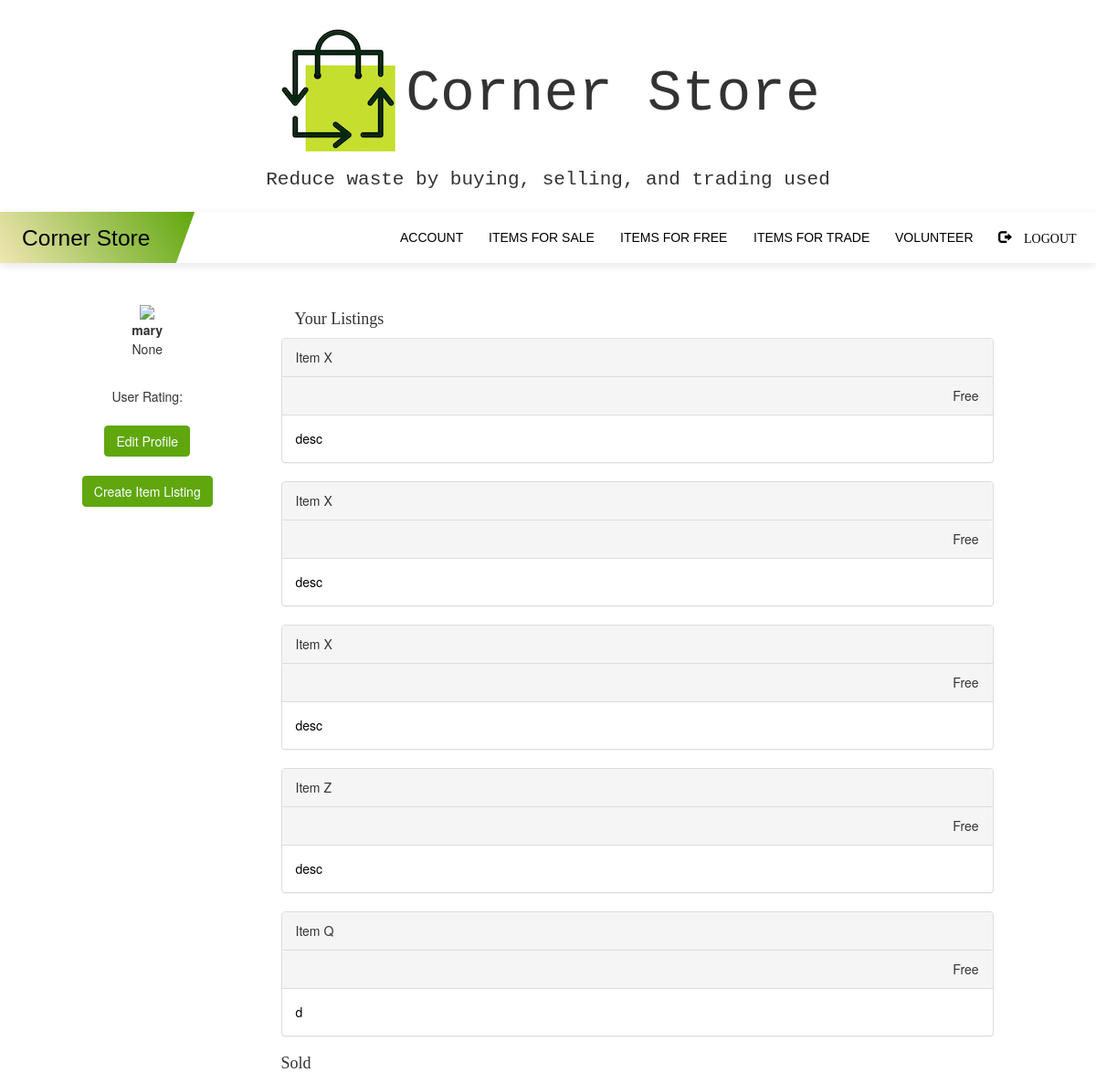
/profile (signed in), run on an earlier commit of the app's database.
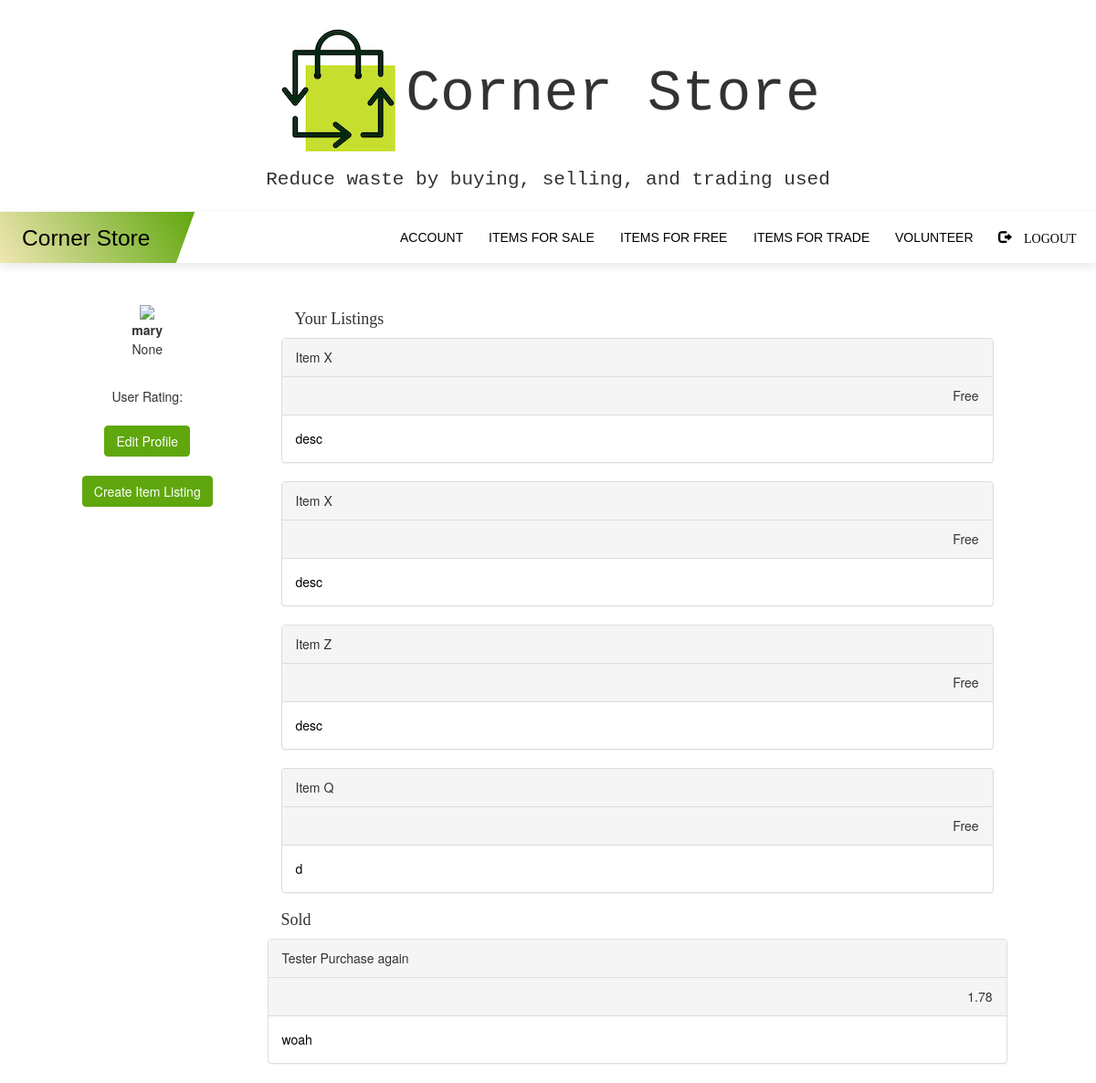
And on a later commit of the database.
### myapp/models.py (models this page shows, shortened)
class Listing(db.Model):
    id = db.Column(db.Integer, primary_key=True)
    image_file = db.Column(db.String(20),nullable=False,default='default.jpg')
    name = db.Column(db.String(64))
    description = db.Column(db.String(512))
    location = db.Column(db.Integer)
    agency = db.Column(db.String(128))
    warehouse = db.Column(db.Boolean, default=False)
    free = db.Column(db.Boolean, default=False)
    price = db.Column(db.Float, default=0.00)
    trade = db.Column(db.Boolean, default=False)
    user_id = db.Column(db.Integer, db.ForeignKey('users.id'))
    status = db.Column(db.String, default='For Sale')

### myapp/routes.py (the view)
@myapp_obj.route("/profile")
@login_required
def profile():
    username = current_user.username
    user_id = current_user.id
    agency = current_user.agency
    admin = current_user.admin
    if agency == 'True':
        return redirect('/agencyprofile')
    if admin == 'True':
        return redirect('/adminprofile')
    listings = Listing.query.filter(Listing.user_id==user_id)
    return render_template('profile.html', username = username, agency=agency, listings=listings)

### myapp/models.py (called while the page is built)
@login.user_loader
def load_user(id):
    return User.query.get(int(id))

### myapp/templates/profile.html (shortened to what this page needs)
{% extends "base.html" %}
{% block content %}
<br><br>
<div class="container rounded bg-white mt-5 mb-5">
    <div class="row">
        <div class="col-md-3 border-right">
            <div class="d-flex flex-column align-items-center text-center p-3 py-5">
                <img class="rounded-circle mt-5" width="150px" src="https://st3.depositphotos.com/15648834/17930/v/600/depositphotos_179308454-stock-illustration-unknown-person-silhouette-glasses-profile.jpg">
                <br> <center><strong><span class="font-weight-bold"> {{ username }}</span></strong>
                   <p> {{ agency }}</p>
                <br><span> User Rating: </span> <br><br>
                <span><a href="/editprofile"> <button type="button" class="btn btn-primary">Edit Profile</button> </a></span><br><br>
                <span><a href="/createlisting"><button type="button" class="btn btn-primary">Create Item Listing</button></a></span>
            </center>
            </div>
        </div>
        <div class="col-md-8 border-right">
            <div class="p-3 py-5">
                <h4 style='font-family: Monaco;'>Your Listings</h4>
                <div class="row mt-2">
                    {% for i in listings %}
                        {% if i.status == 'For Sale' %}
                        <a href="/managelistings/{{i.id}}">
                        <div class="panel panel-default">
                          <div class="panel-heading">
                            <div class="col">{{ i.name }}</div>
                        </div>
                        <div class="panel-heading">
                                <div class='col', style="text-align:right">
                            {% if i.price==0.00 %}
                                Free
                            {% else %}
                                {{i.price }}
                            {% endif %}
                        </div>
                    </div>
                          <div class="panel-body">
                            {{ i.description }} </div>
                        </div>
                    </a>
                        {% endif %}
                    {% endfor %}
                    <h4 style='font-family: Monaco;'>Sold</h4>
                    <div class="row mt-2">
                    {% for i in listings %}
                        {% if i.status == 'Sold' %}
                        <a href="/managelistings/{{i.id}}">
                        <div class="panel panel-default">
                          <div class="panel-heading">
                            <div class="col">{{ i.name }}</div>
                        </div>
                        <div class="panel-heading">
                                <div class='col', style="text-align:right">
                            {% if i.price==0.00 %}
                                Free
                            {% else %}
                                {{i.price }}
                            {% endif %}
                        </div>
                    </div>
                          <div class="panel-body">
                            {{ i.description }} </div>
                        </div>
                    </a>
                        {% endif %}
                    {% endfor %}
                </div>
            </div>
        </div>
    </div>
</div>
</div>
</div>
{% endblock %}

What changed in the data, as far as the page shows it:
removed Listing: name "Item X", price "Free", description "desc", shown under "Your Listings"
added Listing: name "Tester Purchase again", price "1.78", description "woah", shown under "Sold"
